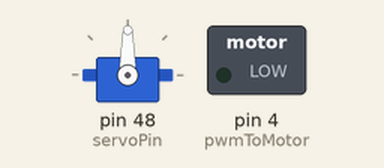
Recording of a sketch running on a simulated Arduino Mega 2560, built with avr-gcc and run on an emulated ATmega2560. Parts: servo, switched loads named in the sketch (green lamp = pin HIGH).

Above: at 0.05 s.
At 11.75 s:
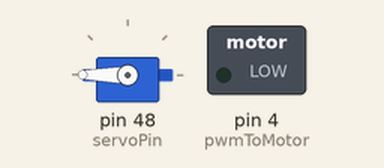
Timing chart, 0 to 28.7 s (numbered marks = the images above):
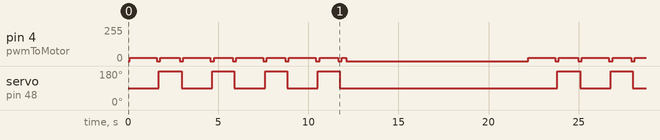

Measured:
- by itself, servo on pin 48 (servoPin): repeats every 22.1 s: 3 × (90° 1.7 s, 180° 1.2 s), 90° 12.1 s, 180° 1.3 s
- by itself, pin 4 (pwmToMotor): repeats every 22.1 s: 0/255 0.20 s, 25/255 1.1 s, 0/255 0.20 s, 25/255 1.5 s, 0/255 0.20 s, 25/255 1.0 s, 0/255 0.20 s, 25/255 1.5 s, 0/255 0.20 s, 25/255 1.0 s, 0/255 0.20 s, 25/255 1.5 s, 0/255 0.20 s, 25/255 1.0 s, 0/255 0.20 s, 25/255 0.25 s, 0/255 10.1 s, 25/255 1.5 s

The sketch:

P03_driveSquare.ino
```cpp
#include <Servo.h>

Servo carServo; // Create a Servo Object

#define pwmToMotor 4        // Defining the PWM pin to run the motor
#define servoPin 48         // Defining the servo control pin

void      driveSquare();    // Drive square function initial definition to drive a square
void      carStop();        // Stop function initial definition


int carSpeed = 255*0.1;           // define a variable for speed of the car

void setup()               // All the initail configuration should be placed here in setup
{
  pinMode(pwmToMotor, OUTPUT);
  carServo.attach(servoPin);  // setting the Servo motor control for the pin
}

void loop()                // Loop function which will be run forever
{
  driveSquare();          // drive a square

  carStop();              // stop the car
  delay(10000);           // wait for 10 seconds
}


void driveSquare()
{
  // The code to drive the car in a square

  carServo.write(90); // Go straight for 1500 sec
  delay(100);
  analogWrite(pwmToMotor, carSpeed);
  delay(1500);

  analogWrite(pwmToMotor, 0); // Stop and turn wheels to the right
  delay(100);
  carServo.write(180);
  delay(100);

  analogWrite(pwmToMotor, carSpeed); // Turn car and stop for 250ms
  delay(1075);
  analogWrite(pwmToMotor, 0);
  delay(100);

  //-----

  carServo.write(90); // Go straight for 1500 sec
  delay(100);
  analogWrite(pwmToMotor, carSpeed);
  delay(1500);

  analogWrite(pwmToMotor, 0); // Stop and turn wheels to the right
  delay(100);
  carServo.write(180);
  delay(100);

  analogWrite(pwmToMotor, carSpeed); // Turn car and stop for 250ms
  delay(1025);
  analogWrite(pwmToMotor, 0);
  delay(100);

  //-----

  carServo.write(90); // Go straight for 1500 sec
  delay(100);
  analogWrite(pwmToMotor, carSpeed);
  delay(1500);

  analogWrite(pwmToMotor, 0); // Stop and turn wheels to the right
  delay(100);
  carServo.write(180);
  delay(100);

  analogWrite(pwmToMotor, carSpeed); // Turn car and stop for 250ms
  delay(1025);
  analogWrite(pwmToMotor, 0);
  delay(100);

  //-----

  carServo.write(90); // Go straight for 1500 sec
  delay(100);
  analogWrite(pwmToMotor, carSpeed);
  delay(1500);

  analogWrite(pwmToMotor, 0); // Stop and turn wheels to the right
  delay(100);
  carServo.write(180);
  delay(100);

  analogWrite(pwmToMotor, carSpeed); // Turn car and stop for 250ms
  delay(1025);
  analogWrite(pwmToMotor, 0);
  delay(100);

  //-----

  carServo.write(90); // Go straight for 250ms
  delay(100);
  analogWrite(pwmToMotor, carSpeed);
  delay(250);

  analogWrite(pwmToMotor, 0);
}

void carStop()
{
  // The code to stop the car
  carServo.write(90);
  analogWrite(pwmToMotor, 0);
}
```
